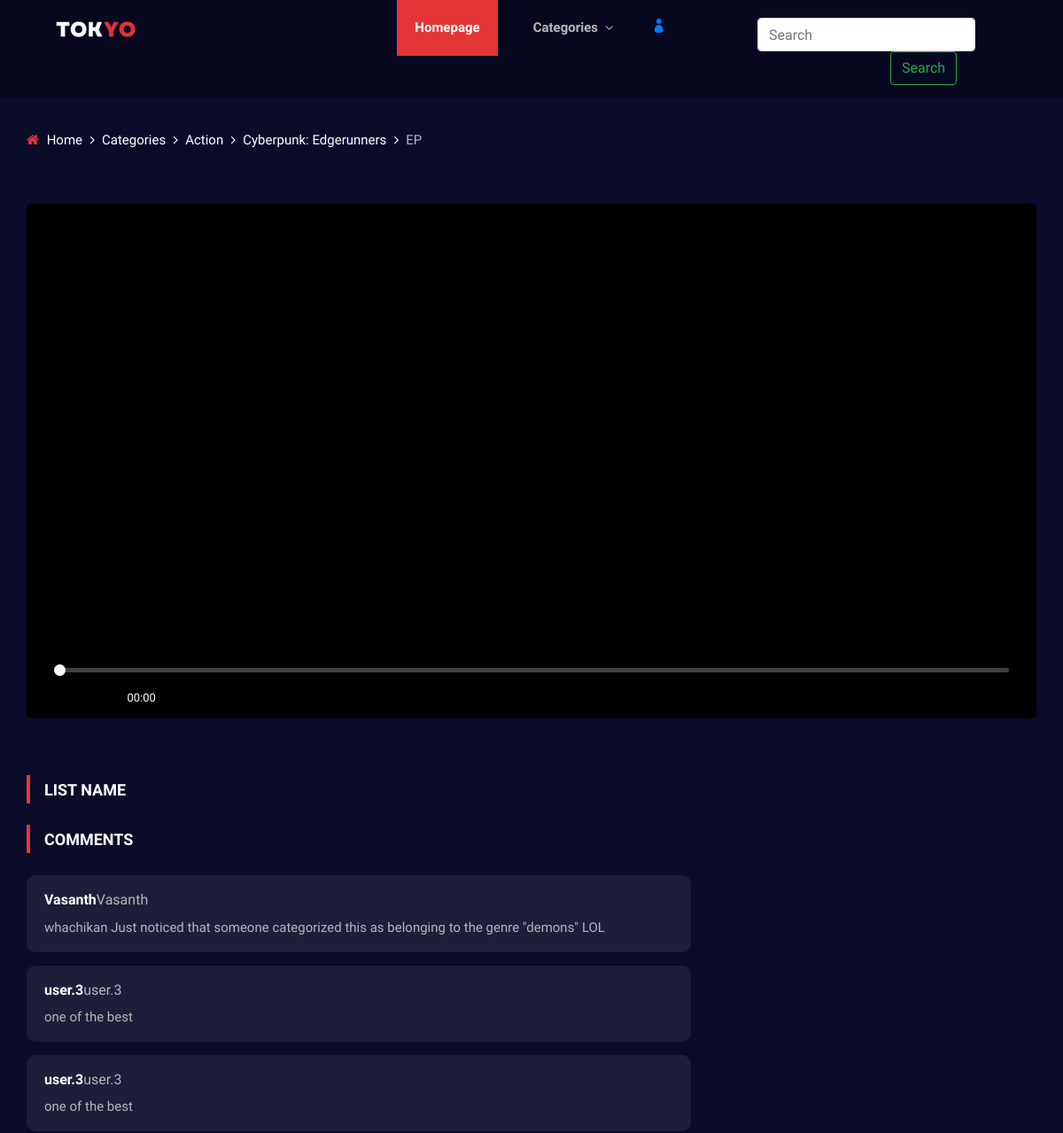
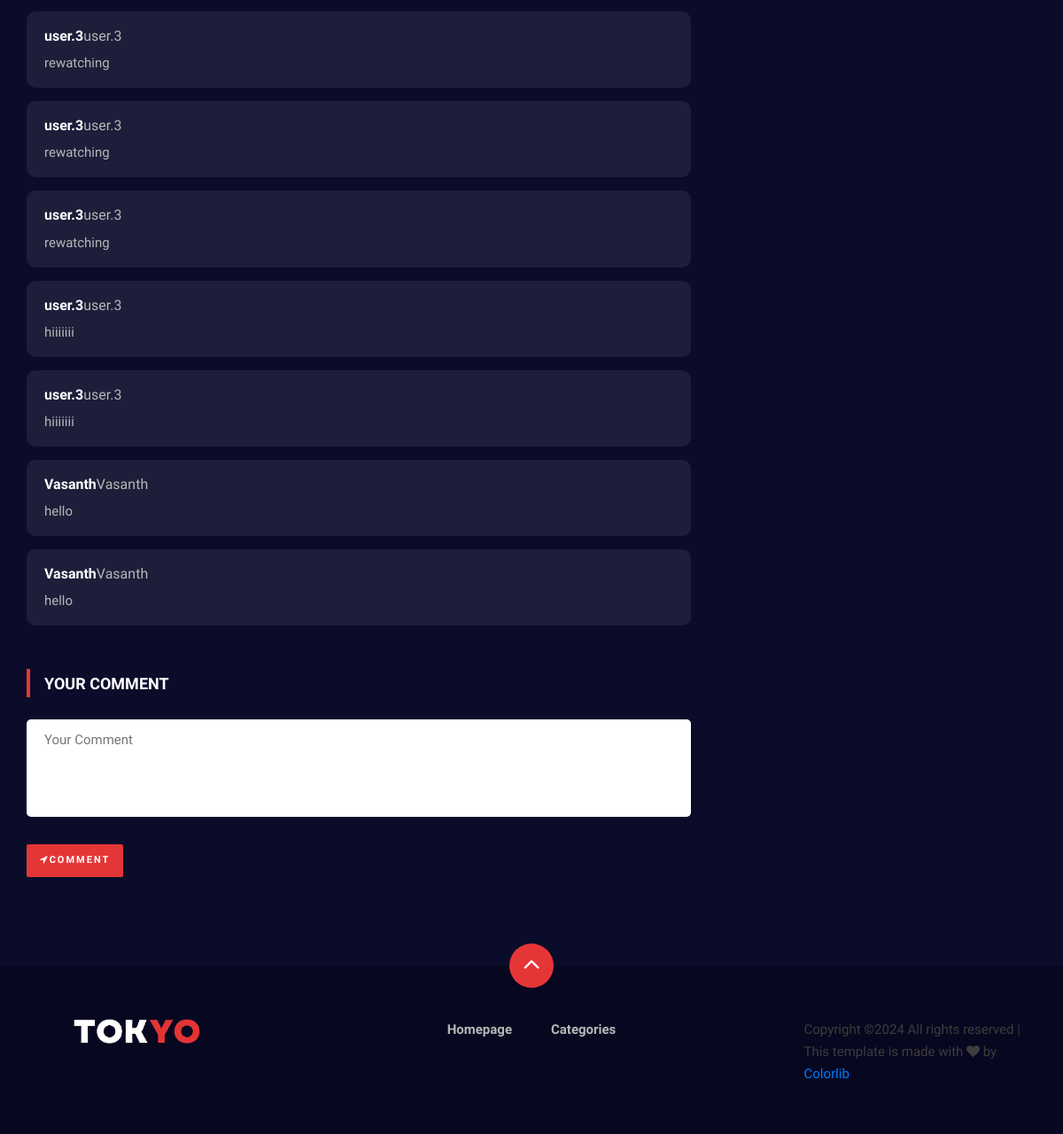
/show-watching.php?id=1&ep=1, run on the app's committed database (2 pictures, top to bottom).
### tables this page shows
CREATE TABLE `shows` (
  `id` int(10) NOT NULL,
  `title` varchar(200) NOT NULL,
  `image` varchar(200) NOT NULL,
  `description` text NOT NULL,
  `type` varchar(200) NOT NULL,
  `studios` varchar(200) NOT NULL,
  `date_aired` varchar(200) NOT NULL,
  `status` varchar(200) NOT NULL,
  `genre` varchar(200) NOT NULL,
  `duration` varchar(200) NOT NULL,
  `quality` varchar(200) NOT NULL,
  `num_available` int(10) NOT NULL,
  `num_total` int(10) NOT NULL,
  `created_at` timestamp NOT NULL DEFAULT current_timestamp()
);

CREATE TABLE `comments` (
  `id` int(10) NOT NULL,
  `comment` varchar(200) NOT NULL,
  `show_id` int(10) NOT NULL,
  `user_id` int(10) NOT NULL,
  `user_name` varchar(200) NOT NULL,
  `created_at` timestamp NOT NULL DEFAULT current_timestamp()
);

### show-watching.php (the view, shortened to what this page needs)
<?php require "includes/header.php" ?>
<?php require "config/config.php" ?>
<?php
if (isset($_GET["id"]) and isset($_GET["ep"])) {
    $id = $_GET["id"];
    $ep = $_GET["ep"];
    $episode = $conn->query("SELECT * FROM episodes WHERE show_id='$id' AND name='$ep'");
    $episode->execute();
    $singleEpisode = $episode->fetch(PDO::FETCH_OBJ);
    $show = $conn->query("SELECT * FROM shows WHERE id='$id'");
    $show->execute();
    $singleShow = $show->fetch(PDO::FETCH_OBJ);
    $comments = $conn->query("SELECT * FROM comments WHERE show_id='$id'");
    $comments->execute();
    $allComments = $comments->fetchALL(PDO::FETCH_OBJ);
} else {
    echo ("<script>location.href='" . APPURL . "/404.php'</script>");
}
?>
<div class="breadcrumb-option">
    <div class="container">
        <div class="row">
            <div class="col-lg-12">
                <div class="breadcrumb__links">
                    <a href="<?php echo APPURL; ?>"><i class="fa fa-home"></i> Home</a>
                    <a href="#">Categories</a>
                    <a href="<?php echo APPURL; ?>categories.php?name=<?php echo $singleShow->genre; ?>"><?php echo $singleShow->genre; ?></a>
                    <a href="#"><?php echo $singleShow->title; ?></a>
                    <span>EP <?php echo $singleEpisode->name; ?></span>
                </div>
            </div>
        </div>
    </div>
</div>
<section class="anime-details spad">
    <div class="container">
        <div class="row">
            <div class="col-lg-12">
                <div class="anime__video__player">
                    <video id="player" playsinline controls data-poster="<?php echo VIDURL; ?><?php echo $singleEpisode->thumbnail; ?>">
                        <source src="<?php echo VIDURL; ?><?php echo $singleEpisode->video; ?>" type="video/mp4" />
                    </video>
                </div>
                <div class="anime__details__episodes">
                    <div class="section-title">
                        <h5>List Name</h5>
                    </div>
                </div>
            </div>
        </div>
        <div class="row">
            <div class="col-lg-8">
                <div class="anime__details__review">
                    <div class="section-title">
                        <h5>comments</h5>
                    </div>
                    <?php foreach ($allComments as $comment) : ?>
                        <div class="anime__review__item">
                            <div class="anime__review__item__text">
                                <h6><?php echo $comment->user_name; ?><span><?php echo $comment->user_name; ?></span></h6>
                                <p><?php echo $comment->comment; ?></p>
                            </div>
                        </div>
                    <?php endforeach; ?>
                </div>
                <div class="anime__details__form">
                    <div class="section-title">
                        <h5>Your Comment</h5>
                    </div>
                    <form method="POST" action="<?php echo APPURL; ?>show-watching.php?id=<?php echo $id; ?>&ep=<?php echo $ep; ?>">
                        <textarea name="comment" placeholder="Your Comment"></textarea>
                        <button name="inserting_comment" type="submit"><i class="fa fa-location-arrow"></i>comment</button>
                    </form>
                </div>
            </div>
        </div>
    </div>
</section>
<?php require "includes/footer.php" ?>

### css/plyr.css (style rules this page uses)
.plyr audio,.plyr iframe,.plyr video { display:block;height:100%;width:100% }
.plyr--full-ui *,.plyr--full-ui ::after,.plyr--full-ui ::before { box-sizing:inherit }

### css/style.css (style rules this page uses)
html, body { height: 100%; font-family: "Mulish", sans-serif; -webkit-font-smoothing: antialiased; background: #0b0c2a; }
h1, h2, h3, h4, h5, h6 { margin: 0; color: #111111; font-weight: 400; font-family: "Mulish", sans-serif; }
h5 { font-size: 18px; }
h6 { font-size: 16px; }
p { font-size: 15px; font-family: "Mulish", sans-serif; color: #3d3d3d; font-weight: 400; line-height: 25px; margin: 0 0 15px 0; }
.section-title { margin-bottom: 30px; }
.section-title h4, .section-title h5 { color: #ffffff; font-weight: 600; line-height: 21px; text-transform: uppercase; padding-left: 20px; position: relative; font-family: "Oswald", sans-serif; }
.section-title h4:after, .section-title h5:after { position: absolute; left: 0; top: -6px; height: 32px; width: 4px; background: #e53637; content: ""; }
.spad { padding-top: 100px; padding-bottom: 100px; }
.anime-details { padding-top: 60px; }
.anime__details__review { margin-bottom: 55px; }
.anime__review__item { overflow: hidden; margin-bottom: 15px; }
.anime__review__item__text { overflow: hidden; background: #1d1e39; padding: 18px 30px 16px 20px; border-radius: 10px; }
.anime__review__item__text h6 { color: #ffffff; font-weight: 700; margin-bottom: 10px; }
.anime__review__item__text h6 span { color: #b7b7b7; font-weight: 400; }
.anime__review__item__text p { color: #b7b7b7; line-height: 23px; margin-bottom: 0; }
.anime__details__form form textarea { width: 100%; font-size: 15px; color: #b7b7b7; padding-left: 20px; padding-top: 12px; height: 110px; border: none; border-radius: 5px; resize: none; margin-bottom: 24px; }
.anime__details__form form button { font-size: 11px; color: #ffffff; font-weight: 700; letter-spacing: 2px; text-transform: uppercase; background: #e53637; border: none; padding: 10px 15px; border-radius: 2px; }
.anime__video__player { margin-bottom: 70px; }
.anime__video__player .plyr audio, .anime__video__player .plyr iframe, .anime__video__player .plyr video { width: 102%; }
.anime__details__episodes { margin-bottom: 35px; }
.breadcrumb-option { padding-top: 35px; }
.breadcrumb__links a { font-size: 15px; color: #ffffff; margin-right: 18px; display: inline-block; position: relative; }
.breadcrumb__links a i { margin-right: 5px; color: #e53637; }
.breadcrumb__links a:after { position: absolute; right: -14px; top: 0; content: ""; font-family: "FontAwesome"; }
.breadcrumb__links span { font-size: 15px; color: #b7b7b7; display: inline-block; }
@media only screen and (min-width: 1200px) { .container { max-width: 1170px; } }

### data on the page
shows: genre "Action", title "Cyberpunk: Edgerunners"
comments: user_name "Vasanth", comment "whachikan Just noticed that someone categorized this as belonging to the genre \"demons\" LOL"
comments: user_name "user.3", comment "one of the best"
comments: user_name "user.3", comment "one of the best"
comments: user_name "user.3", comment "rewatching"
comments: user_name "user.3", comment "rewatching"
comments: user_name "user.3", comment "rewatching"
comments: user_name "user.3", comment "hiiiiiii"
comments: user_name "user.3", comment "hiiiiiii"
comments: user_name "Vasanth", comment "hello"
comments: user_name "Vasanth", comment "hello"
